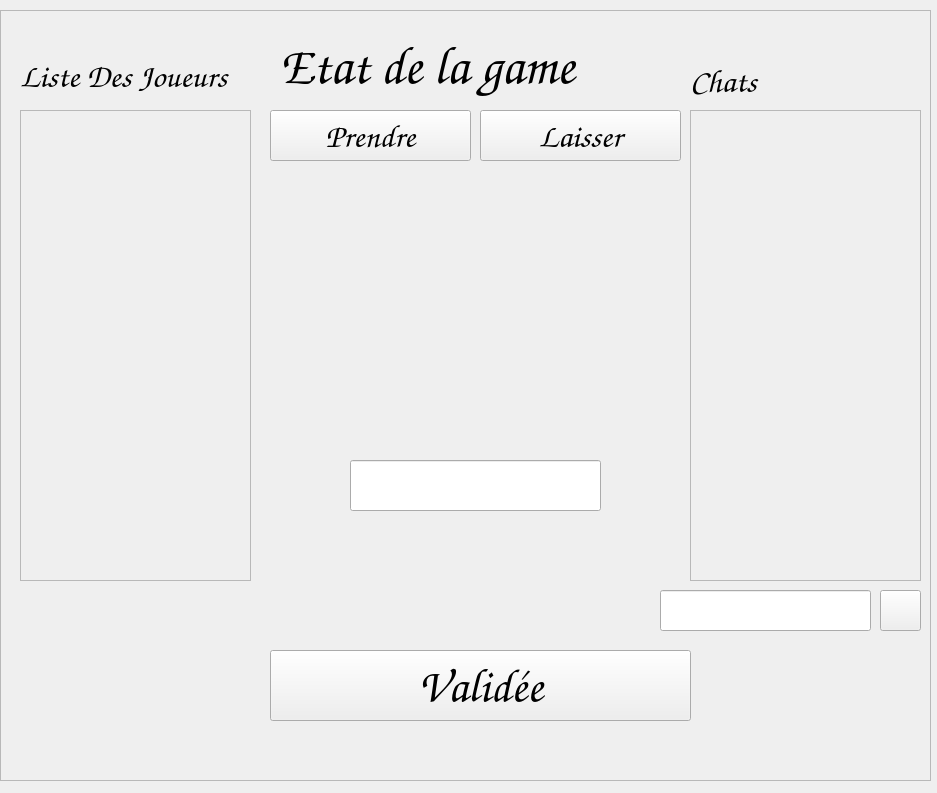
<?xml version="1.0" encoding="UTF-8"?>
<ui version="4.0">
 <class>JeuxActif</class>
 <widget class="QWidget" name="JeuxActif">
  <property name="geometry">
   <rect>
    <x>0</x>
    <y>0</y>
    <width>937</width>
    <height>793</height>
   </rect>
  </property>
  <property name="windowTitle">
   <string>Form</string>
  </property>
  <property name="styleSheet">
   <string notr="true">background-image: url(:/img/fond3.webp);</string>
  </property>
  <widget class="QFrame" name="frame">
   <property name="geometry">
    <rect>
     <x>0</x>
     <y>10</y>
     <width>931</width>
     <height>771</height>
    </rect>
   </property>
   <property name="frameShape">
    <enum>QFrame::StyledPanel</enum>
   </property>
   <property name="frameShadow">
    <enum>QFrame::Raised</enum>
   </property>
   <widget class="QLabel" name="labelArdoise">
    <property name="geometry">
     <rect>
      <x>270</x>
      <y>170</y>
      <width>411</width>
      <height>411</height>
     </rect>
    </property>
    <property name="styleSheet">
     <string notr="true">border-image: url(:/img/craneArdoise.png);</string>
    </property>
    <property name="text">
     <string/>
    </property>
   </widget>
   <widget class="QLineEdit" name="lineEditArdoise">
    <property name="geometry">
     <rect>
      <x>350</x>
      <y>450</y>
      <width>251</width>
      <height>51</height>
     </rect>
    </property>
    <property name="font">
     <font>
      <family>Z003</family>
      <pointsize>20</pointsize>
      <italic>true</italic>
      <bold>true</bold>
     </font>
    </property>
    <property name="styleSheet">
     <string notr="true">background-image: url(:/img/blanc3.png);</string>
    </property>
   </widget>
   <widget class="QPushButton" name="pushButtonPrendre">
    <property name="geometry">
     <rect>
      <x>270</x>
      <y>100</y>
      <width>201</width>
      <height>51</height>
     </rect>
    </property>
    <property name="font">
     <font>
      <family>Z003</family>
      <pointsize>25</pointsize>
      <italic>true</italic>
      <bold>true</bold>
     </font>
    </property>
    <property name="text">
     <string>Prendre</string>
    </property>
   </widget>
   <widget class="QPushButton" name="pushButtonRelood">
    <property name="geometry">
     <rect>
      <x>480</x>
      <y>100</y>
      <width>201</width>
      <height>51</height>
     </rect>
    </property>
    <property name="font">
     <font>
      <family>Z003</family>
      <pointsize>25</pointsize>
      <italic>true</italic>
      <bold>true</bold>
     </font>
    </property>
    <property name="text">
     <string>Laisser</string>
    </property>
   </widget>
   <widget class="QTextEdit" name="textEditListeJoueur">
    <property name="enabled">
     <bool>false</bool>
    </property>
    <property name="geometry">
     <rect>
      <x>20</x>
      <y>100</y>
      <width>231</width>
      <height>471</height>
     </rect>
    </property>
    <property name="font">
     <font>
      <family>Z003</family>
      <pointsize>30</pointsize>
      <italic>true</italic>
      <bold>true</bold>
     </font>
    </property>
    <property name="styleSheet">
     <string notr="true"/>
    </property>
   </widget>
   <widget class="QLabel" name="labelListeJoueur">
    <property name="geometry">
     <rect>
      <x>20</x>
      <y>45</y>
      <width>221</width>
      <height>41</height>
     </rect>
    </property>
    <property name="font">
     <font>
      <family>Z003</family>
      <pointsize>25</pointsize>
      <italic>true</italic>
      <bold>true</bold>
     </font>
    </property>
    <property name="text">
     <string>Liste Des Joueurs</string>
    </property>
   </widget>
   <widget class="QTextEdit" name="textEditChats">
    <property name="enabled">
     <bool>false</bool>
    </property>
    <property name="geometry">
     <rect>
      <x>690</x>
      <y>100</y>
      <width>231</width>
      <height>471</height>
     </rect>
    </property>
    <property name="font">
     <font>
      <family>Z003</family>
      <pointsize>30</pointsize>
      <italic>true</italic>
      <bold>true</bold>
     </font>
    </property>
    <property name="styleSheet">
     <string notr="true"/>
    </property>
   </widget>
   <widget class="QLabel" name="labelChats">
    <property name="geometry">
     <rect>
      <x>690</x>
      <y>50</y>
      <width>221</width>
      <height>41</height>
     </rect>
    </property>
    <property name="font">
     <font>
      <family>Z003</family>
      <pointsize>25</pointsize>
      <italic>true</italic>
      <bold>true</bold>
     </font>
    </property>
    <property name="text">
     <string>Chats</string>
    </property>
   </widget>
   <widget class="QLineEdit" name="lineEditChats">
    <property name="geometry">
     <rect>
      <x>660</x>
      <y>580</y>
      <width>211</width>
      <height>41</height>
     </rect>
    </property>
    <property name="font">
     <font>
      <family>Z003</family>
      <pointsize>20</pointsize>
      <italic>true</italic>
      <bold>true</bold>
     </font>
    </property>
   </widget>
   <widget class="QPushButton" name="pushButtonEnvoyai">
    <property name="geometry">
     <rect>
      <x>880</x>
      <y>580</y>
      <width>41</width>
      <height>41</height>
     </rect>
    </property>
    <property name="font">
     <font>
      <family>Z003</family>
      <pointsize>25</pointsize>
      <italic>true</italic>
      <bold>true</bold>
     </font>
    </property>
    <property name="styleSheet">
     <string notr="true">border-image: url(:/img/avion2.png);</string>
    </property>
    <property name="text">
     <string/>
    </property>
   </widget>
   <widget class="QPushButton" name="pushButtonvalide">
    <property name="geometry">
     <rect>
      <x>270</x>
      <y>640</y>
      <width>421</width>
      <height>71</height>
     </rect>
    </property>
    <property name="font">
     <font>
      <family>Z003</family>
      <pointsize>35</pointsize>
      <italic>true</italic>
      <bold>true</bold>
     </font>
    </property>
    <property name="text">
     <string>Validée</string>
    </property>
   </widget>
   <widget class="QLabel" name="labelEtat">
    <property name="geometry">
     <rect>
      <x>280</x>
      <y>20</y>
      <width>391</width>
      <height>71</height>
     </rect>
    </property>
    <property name="font">
     <font>
      <family>Z003</family>
      <pointsize>40</pointsize>
      <italic>true</italic>
      <bold>true</bold>
     </font>
    </property>
    <property name="text">
     <string>Etat de la game</string>
    </property>
   </widget>
  </widget>
 </widget>
 <resources/>
 <connections/>
</ui>
